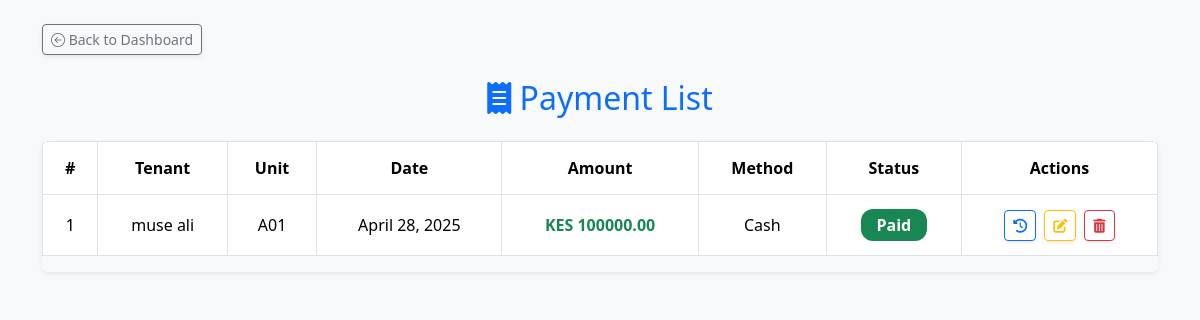
/payments/ (signed in), run on the app's committed database.
### users/models.py (models this page shows, shortened)
class Payment(models.Model):
    user = models.ForeignKey(User, on_delete=models.CASCADE, related_name='payment')
    tenant = models.ForeignKey('Tenant', on_delete=models.CASCADE)
    payment_date = models.DateField(default=timezone.now)
    amount_paid = models.DecimalField(max_digits=10, decimal_places=2)
    receipt = models.FileField(upload_to="receipts/", blank=True, null=True)
    PAYMENT_METHODS = [
        ('M-Pesa', 'M-Pesa'),
        ('Bank', 'Bank Transfer'),
        ('Cash', 'Cash'),
    ]
    payment_method = models.CharField(max_length=10, choices=PAYMENT_METHODS)
    STATUS_CHOICES = [
        ('Paid', 'Paid'),
        ('Pending', 'Pending'),
        ('Overdue', 'Overdue'),
    ]
    status = models.CharField(max_length=10, choices=STATUS_CHOICES, default='Pending')

class Tenant(models.Model):
    user = models.ForeignKey(User, on_delete=models.CASCADE, related_name='tenant')
    name = models.CharField(max_length=255)
    email = models.EmailField(unique=True)
    phone = models.CharField(max_length=20)
    property = models.ForeignKey(Property, related_name='tenants', on_delete=models.CASCADE,blank=True,null=True)
    move_in_date = models.DateField()
    rent_amount = models.DecimalField(max_digits=10, decimal_places=2)
    id_document = models.FileField(upload_to='tenant_documents/', blank=True, null=True)
    unit_number = models.CharField(max_length=50, blank=True, null=True)

### users/views.py (the view)
# urls.py: path('payments/', payment_list, name='payment_list'),  # View all payments
@login_required
def payment_list(request):
    user_tenants = Tenant.objects.filter(user=request.user)
    latest_payment_ids = Payment.objects.filter(
        tenant__in=user_tenants
    ).values('tenant').annotate(latest=Max('id')).values_list('latest', flat=True)
    latest_payments = Payment.objects.filter(id__in=latest_payment_ids).select_related('tenant')
    return render(request, 'tenant/payment_list.html', {'payments': latest_payments})

### users/templates/tenant/payment_list.html (shortened to what this page needs)
{% extends "users/base.html" %}
{% block content %}
<div class="container py-4">
    <div class="mb-4">
        <a href="{% url 'dashboard' %}" class="btn btn-sm btn-outline-secondary shadow-sm">
            <i class="bi bi-arrow-left-circle"></i> Back to Dashboard
        </a>
    </div>
    <h2 class="text-center text-primary mb-4">
        <i class="fas fa-receipt"></i> Payment List
    </h2>
    <div class="table-responsive shadow-sm rounded">
        <table class="table table-hover table-bordered text-center align-middle">
            <thead class="bg-primary text-white">
                <tr>
                    <th>#</th>
                    <th>Tenant</th>
                    <th>Unit</th>
                    <th>Date</th>
                    <th>Amount</th>
                    <th>Method</th>
                    <th>Status</th>
                    <th style="min-width: 120px;">Actions</th>
                </tr>
            </thead>
            <tbody>
                {% for payment in payments %}
                <tr>
                    <td>{{ forloop.counter }}</td>
                    <td>{{ payment.tenant.name }}</td>
                    <td>{{ payment.tenant.unit_number }}</td>
                    <td>{{ payment.payment_date }}</td>
                    <td><strong class="text-success">KES {{ payment.amount_paid }}</strong></td>
                    <td>{{ payment.payment_method }}</td>
                    <td>
                        <span class="badge px-3 py-2 fs-6
                            {% if payment.status == 'Paid' %}bg-success
                            {% elif payment.status == 'Pending' %}bg-warning text-dark
                            {% else %}bg-danger{% endif %}">
                            {{ payment.status }}
                        </span>
                    </td>
                    <td>
                        <div class="d-flex justify-content-center gap-2 flex-wrap">
                            <a href="{% url 'tenant_payments' payment.tenant.id %}"
                               class="btn btn-sm btn-outline-primary shadow-sm" data-bs-toggle="tooltip" title="View Payment History">
                                <i class="fas fa-history"></i>
                            </a>
                            <a href="{% url 'edit_payment' payment.id %}"
                               class="btn btn-sm btn-outline-warning shadow-sm" data-bs-toggle="tooltip" title="Edit Payment">
                                <i class="fas fa-edit"></i>
                            </a>
                            <form action="{% url 'delete_payment' payment.id %}" method="post"
                                  onsubmit="return confirm('Are you sure you want to delete this payment?');">
                                <button type="submit" class="btn btn-sm btn-outline-danger shadow-sm" data-bs-toggle="tooltip" title="Delete Payment">
                                    <i class="fas fa-trash-alt"></i>
                                </button>
                            </form>
                        </div>
                    </td>
                </tr>
                {% empty %}
                <tr>
                    <td colspan="8" class="text-muted text-center py-3">
                        <i class="fas fa-info-circle"></i> No payments recorded yet.
                    </td>
                </tr>
                {% endfor %}
            </tbody>
        </table>
    </div>
</div>
{% endblock %}
{% block styles %}
<link rel="stylesheet" href="https://cdnjs.cloudflare.com/ajax/libs/font-awesome/6.5.0/css/all.min.css" />
{% endblock %}

### users/templates/tenant/payment_list.html (style rules this page uses)
body { background-color: #f8f9fa; font-family: 'Segoe UI', sans-serif; }
.table th, .table td { padding: 14px; vertical-align: middle; }
.badge { font-size: 0.85rem; border-radius: 12px; }
.btn-sm i { font-size: 14px; }
.table-responsive { overflow-x: auto; }

### data on the page
Payment: tenant.name "muse ali", tenant.unit_number "A01", payment_date "April 28, 2025", amount_paid "100000.00", payment_method "Cash", status "Paid"
